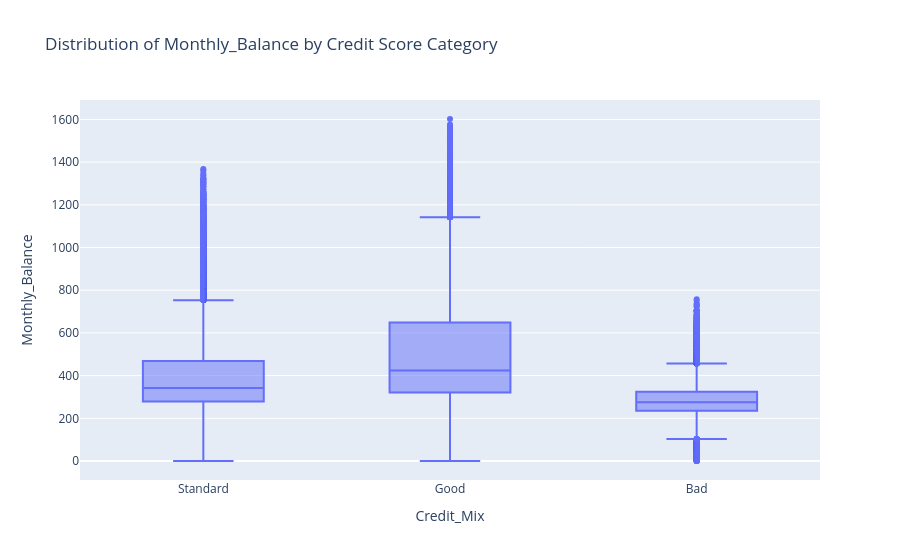

Notebook cell for this chart:
### Markdown cell above
Las medianas tienen el orden esperado: Median Bad < Mediana Standard < Mediana Good.

Esto concuerda con la hipótesis de que a menor balance mayor proporción de malos.

### Code cell
fig_box = px.box(df, x="Credit_Mix", y=col, title=f"Distribution of {col} by Credit Score Category")
fig_box.show()

### Figure 1 — Plotly figure (JSON) as saved in the notebook; plotly's stock layout.template omitted (floating-point values rounded to 4 significant figures; data arrays with more than 128 entries replaced by an {"elided": "..."} marker saying what was removed)
{"data": [{"alignmentgroup": "True", "hovertemplate": "Credit_Mix=%{x}<br>Monthly_Balance=%{y}<extra></extra>", "legendgroup": "", "marker": {"color": "#636efa"}, "name": "", "notched": false, "offsetgroup": "", "orientation": "v", "showlegend": false, "type": "box", "x": {"elided": "100000 str values"}, "x0": " ", "xaxis": "x", "y": {"elided": "100000 float values"}, "y0": " ", "yaxis": "y"}], "layout": {"boxmode": "group", "legend": {"tracegroupgap": 0}, "title": {"text": "Distribution of Monthly_Balance by Credit Score Category"}, "xaxis": {"anchor": "y", "domain": [0, 1], "title": {"text": "Credit_Mix"}}, "yaxis": {"anchor": "x", "domain": [0, 1], "title": {"text": "Monthly_Balance"}}}}
